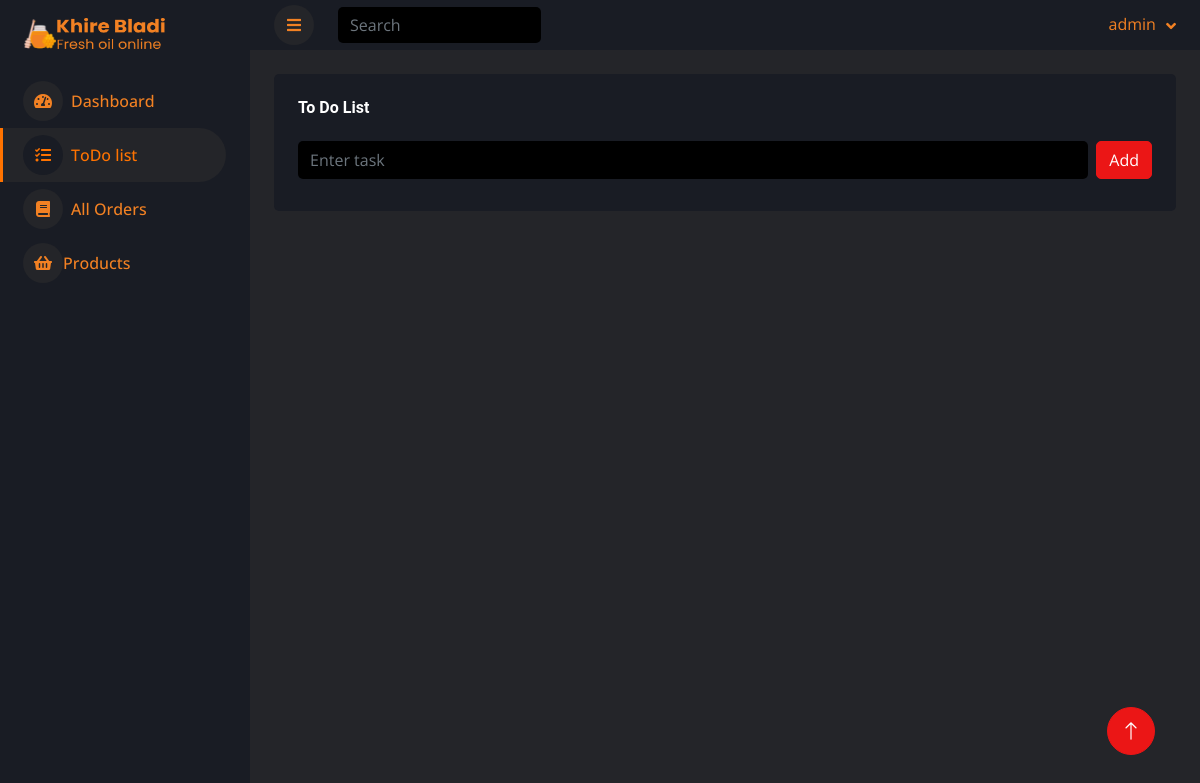
Page /dashboard/todoList (signed in) on the earlier database version.
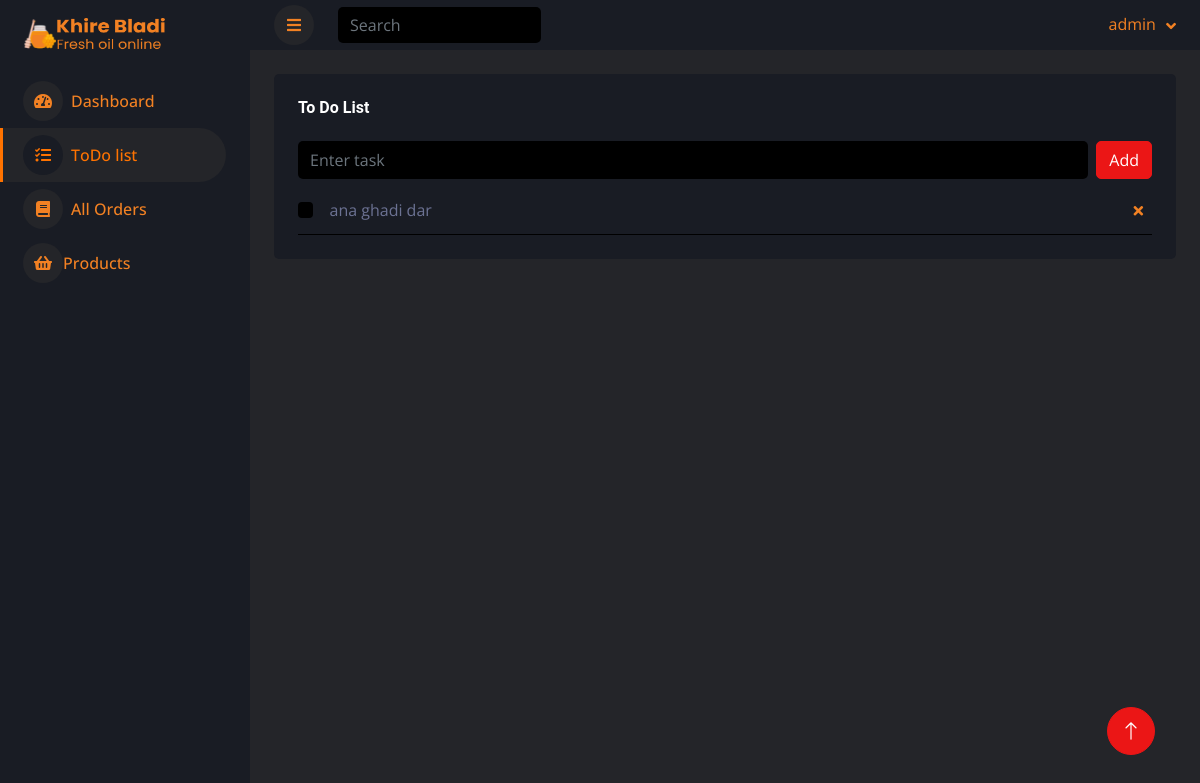
Same page on the later database version.
### dashboard/models.py (models this page shows, shortened)
class Task(models.Model):
    user = models.ForeignKey(User, on_delete=models.CASCADE)
    title = models.CharField(max_length=200)
    completed = models.BooleanField(default=False)
    class Meta:
        ordering = ['-id']

### dashboard/views.py (the view)
# urls.py: path("todoList", todolist, name="dash_todolist"),
def todolist(request):
    tasks = Task.objects.filter(user=request.user)
    return render(request, 'dashboard/todolist.html', {'tasks': tasks})

### products/context_processors.py (called while the page is built)
def cart_items(request):
    items = []
    try:
        customer = request.user.customer
    except AttributeError :
        try:
            device = request.COOKIES['device']
            customer, created = Customer.objects.get_or_create(device=device)
            order, created = Order.objects.get_or_create(customer=customer, complete=False)
            items = order.orderitem_set.all()
        except:
            items = []
    return {'cartItems': len(items),}

def crsf_token(request):
    csrf_token_included = request.session.get('csrf_token_included', False)
    request.session['csrf_token_included'] = True
    return {'csrf_token_included': csrf_token_included}

### dashboard/templates/dashboard/todoList.html (shortened to what this page needs)
{% extends 'dash_base.html' %}
{% load static %}
{% block content %}
<div class="container-fluid pt-4 px-4">
    <div class="row g-4">
        <div class="col-12">
            <div class="h-100 bg-secondary rounded p-4">
                <div class="d-flex align-items-center justify-content-between mb-4">
                    <h6 class="mb-0">To Do List</h6>
                </div>
                <div class="d-flex mb-2">
                    <input id="newTaskInput" class="form-control bg-dark border-0" type="text" placeholder="Enter task">
                    <button id="addTaskBtn" type="button" class="btn btn-primary ms-2">Add</button>
                  </div>
                <div id="tasklist">
                    {% for task in tasks %}
                        <div data-id="{{ task.id }}" class="d-flex align-items-center border-bottom py-2 task-item">
                            {% if task.completed %}
                                <input class="form-check-input m-0 task-checkbox" type="checkbox" checked>
                            {% else %}
                                <input class="form-check-input m-0 task-checkbox" type="checkbox">
                            {% endif %}
                            <div class="w-100 ms-3">
                                <div class="d-flex w-100 align-items-center justify-content-between">
                                    {% if task.completed %}
                                        <span><del>{{ task.title }}</del></span>
                                    {% else %}
                                        <span>{{ task.title }}</span>
                                    {% endif %}
                                    <button class="btn btn-sm text-primary task-delete-btn"><i class="fa fa-times"></i></button>
                                </div>
                            </div>
                        </div>
                    {% endfor %}
                </div>
            </div>
        </div>
    </div>
</div>
{% endblock content %}

Differences in the rows shown:
added Task: title "ana ghadi dar"
